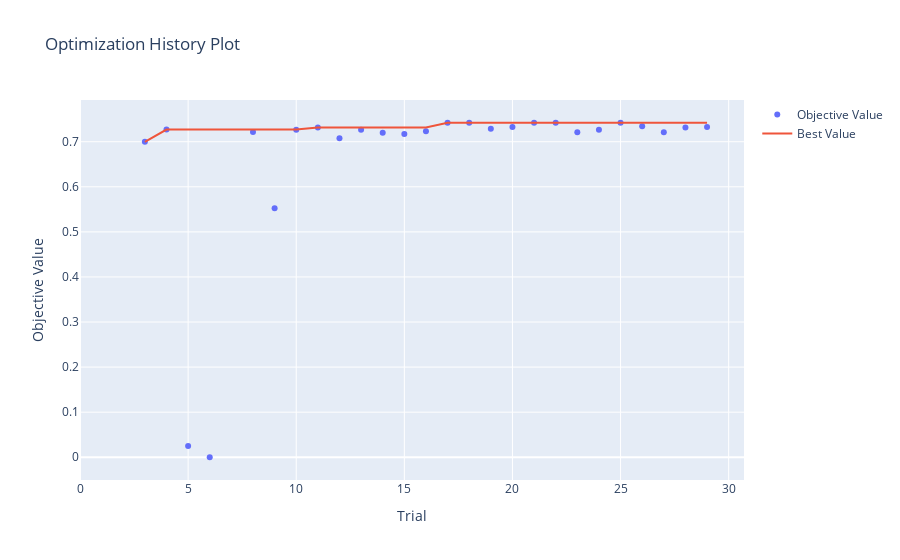

The code cell stored with this chart in its notebook:
### Code cell
optuna.visualization.plot_optimization_history(study_lr).show()

### Figure 1 — Plotly figure (JSON) as saved in the notebook; plotly's stock layout.template omitted (floating-point values rounded to 4 significant figures)
{"data": [{"mode": "markers", "name": "Objective Value", "type": "scatter", "x": [3, 4, 5, 6, 8, 9, 10, 11, 12, 13, 14, 15, 16, 17, 18, 19, 20, 21, 22, 23, 24, 25, 26, 27, 28, 29], "y": [0.6999, 0.7271, 0.025, 0, 0.7215, 0.5527, 0.7267, 0.7317, 0.7076, 0.7267, 0.7198, 0.7172, 0.7233, 0.7421, 0.7421, 0.7287, 0.7329, 0.7421, 0.7421, 0.7211, 0.7267, 0.7421, 0.7344, 0.7211, 0.7317, 0.7329]}, {"mode": "lines", "name": "Best Value", "type": "scatter", "x": [0, 1, 2, 3, 4, 5, 6, 7, 8, 9, 10, 11, 12, 13, 14, 15, 16, 17, 18, 19, 20, 21, 22, 23, 24, 25, 26, 27, 28, 29], "y": [null, null, null, 0.6999, 0.7271, 0.7271, 0.7271, 0.7271, 0.7271, 0.7271, 0.7271, 0.7317, 0.7317, 0.7317, 0.7317, 0.7317, 0.7317, 0.7421, 0.7421, 0.7421, 0.7421, 0.7421, 0.7421, 0.7421, 0.7421, 0.7421, 0.7421, 0.7421, 0.7421, 0.7421]}, {"marker": {"color": "#cccccc"}, "mode": "markers", "name": "Infeasible Trial", "showlegend": false, "type": "scatter", "x": [], "y": []}], "layout": {"title": {"text": "Optimization History Plot"}, "xaxis": {"title": {"text": "Trial"}}, "yaxis": {"title": {"text": "Objective Value"}}}}
